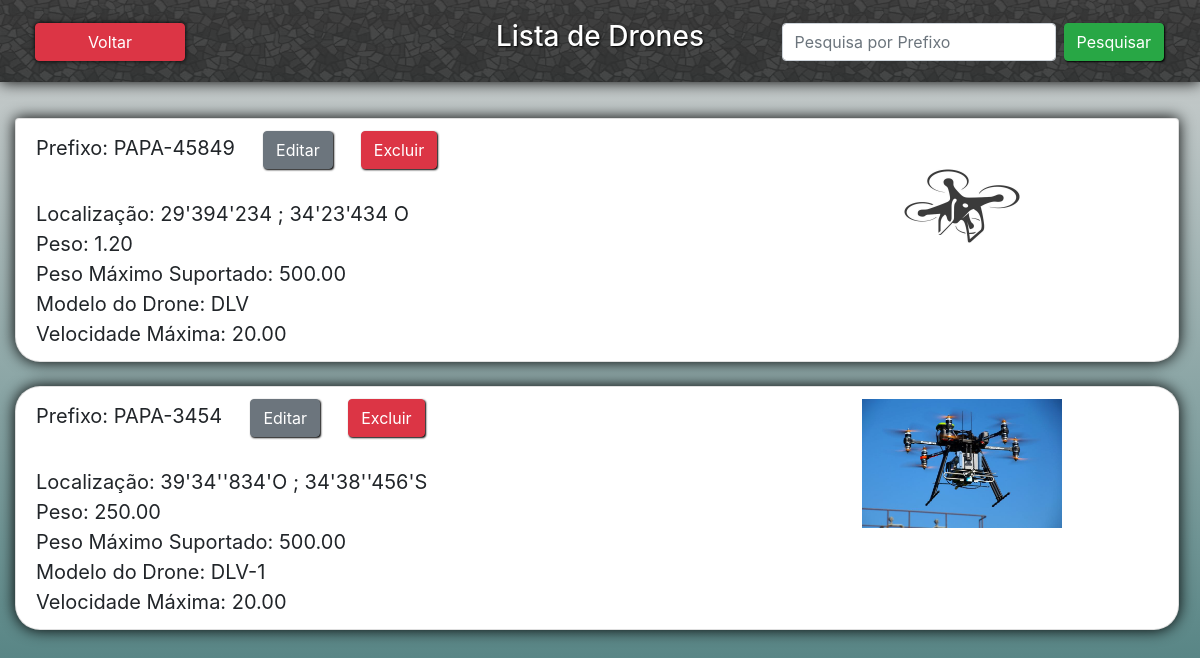
The page /listagem_drones/ on the database its author committed.
### core/models.py (models this page shows, shortened)
class Drone(models.Model):
    prefixo = models.CharField(max_length=10, blank=False, null=False)
    localizacao = models.CharField(max_length=100, blank=False, null=False)
    peso = models.DecimalField(max_digits=10, decimal_places=2, blank=False, null=False)
    pesoMaximoSuportado = models.DecimalField(max_digits=10, decimal_places=2, blank=False, null=False)
    modeloDrone = models.CharField(max_length=150, blank=False, null=False)
    velocidadeMaxima = models.DecimalField(max_digits=10, decimal_places=2, blank=False, null=False)
    foto = models.ImageField(upload_to='fotos_drones', blank=True, null=True)
    class Meta:
        verbose_name_plural = 'Drones'

### core/views.py (the view)
# urls.py: path('listagem_drones/', listagem_drones, name='url_listagem_drones'),
def listagem_drones(request):
    if request.POST:
        if request.POST['prefixo']:
            dados = Drone.objects.filter(prefixo=request.POST['prefixo'])
        else:
            dados = Drone.objects.all()
    else:
        dados = Drone.objects.all()
    contexto = {'drones': dados, 'acao': 'Lista de Drones'}
    return render(request, 'core/listagem_drones.html', contexto)

### core/templates/core/listagem_drones.html (shortened to what this page needs)
{% extends 'base.html' %}
{% load static %}
{% block main %}<br>
    <nav class="navbar navbar-expand-sm" id="caixa_pesquisa">
        <form class="form-inline" method="post">
            <input class="form-control mr-sm-2" type="text" name="prefixo"  placeholder="Pesquisa por Prefixo">
            <button class="btn btn-success" type="submit">Pesquisar</button>
        </form>
    </nav><br>
    <button type="button" class="btn btn-danger" id="btn-voltar" onclick="location.href='/menu_drone/'">Voltar</button>
    <ul class="list-group">
    {% for dro in drones %}
        <li class="list-group-item">
            <div style="float: left">
                Prefixo: {{ dro.prefixo }}
                &nbsp; &nbsp; <a class="btn btn-secondary" href="{% url 'url_atualiza_drone' dro.id %}">Editar</a>
                &nbsp; &nbsp; <a class="btn btn-danger" href="{% url 'url_exclui_drone' dro.id %}">Excluir</a>
                <br><br>
                {% if dro.localizacao %}
                    Localização: {{ dro.localizacao }} <br>
                {% else %}
                    Localização: <br>
                {% endif %}
                {% if dro.peso %}
                    Peso: {{ dro.peso }} <br>
                {% else %}
                    Peso: <br>
                {% endif %}
                {% if dro.pesoMaximoSuportado %}
                    Peso Máximo Suportado: {{ dro.pesoMaximoSuportado }} <br>
                {% else %}
                    Peso Máximo Suportado: <br>
                {% endif %}
                {% if dro.modeloDrone %}
                    Modelo do Drone: {{ dro.modeloDrone }} <br>
                {% else %}
                    Modelo do Drone: <br>
                {% endif %}
                {% if dro.velocidadeMaxima %}
                    Velocidade Máxima: {{ dro.velocidadeMaxima }} <br>
                {% else %}
                    Velocidade Máxima: <br>
                {% endif %}
            </div>
            <div class="row" style="float: right">
                {% if dro.foto %}
                    <img src="{{ dro.foto.url }}" class="icon_drone">
                {% else %}
                    <img src="{% static 'img/drone_generico.jpg' %}" class="icon_drone">
                {% endif %}
            </div>
        </li><br>
    {% endfor %}
    </ul>
{% endblock %}

### static_files/css/style.css (style rules this page uses)
#caixa_pesquisa { position: fixed; top: 15px; z-index: 3; right: 20px; }
#btn-voltar { position: fixed; box-shadow: 0px 0px 5px black; left: 35px; top: 23px; width: 150px; z-index: 6; }
.btn { box-shadow: 1px 1px 2px black; }
.icon_drone { width: 200px; position: absolute; right: 10%; }
a { padding: 10px; border-radius: 5px; text-decoration: none; }
.list-group { padding-top: 70px; position: absolute; z-index: 2; width: 97%; }
.list-group-item { box-shadow: 0px 0px 15px black; font-size: 20px; border-radius: 25px; padding: 50px; background-color: black; }

### rows shown on the page
Drone: prefixo "PAPA-45849", localizacao "29'394'234 ; 34'23'434 O", peso "1.20", pesoMaximoSuportado "500.00", modeloDrone "DLV", velocidadeMaxima "20.00"
Drone: prefixo "PAPA-3454", localizacao "39'34''834'O ; 34'38''456'S", peso "250.00", pesoMaximoSuportado "500.00", modeloDrone "DLV-1", velocidadeMaxima "20.00", foto (picture)

### other values the page prints
{{ acao }} "Lista de Drones"
